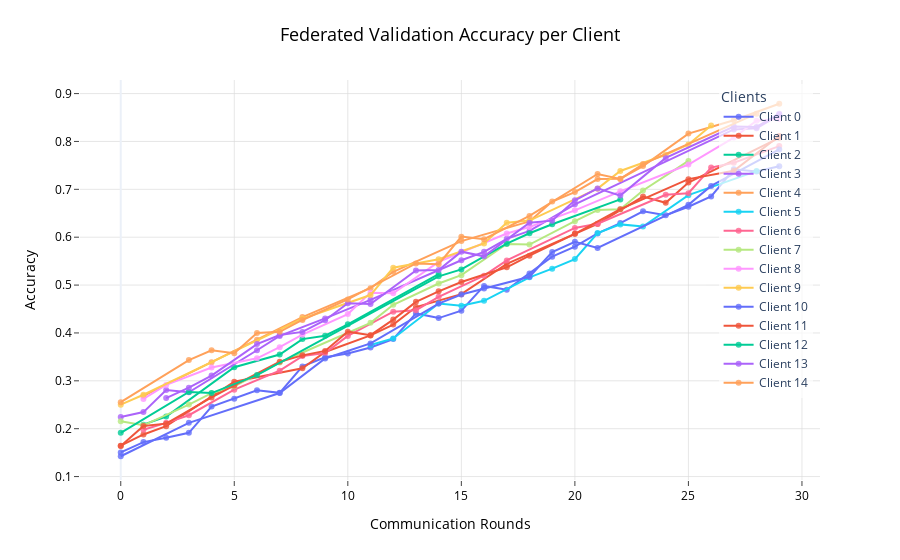

The cell this chart's notebook holds for it:
### Code cell


### Figure 1 — Plotly figure (JSON) as saved in the notebook; plotly's stock layout.template omitted (floating-point values rounded to 4 significant figures)
{"data": [{"connectgaps": true, "hovertemplate": "<b>Client 0</b><br>Round: %{x}<br>Accuracy: %{y:.3f}<extra></extra>", "line": {"width": 2}, "marker": {"opacity": 0.8, "size": 6}, "mode": "lines+markers", "name": "Client 0", "x": [0, 1, 2, 3, 4, 5, 6, 7, 8, 9, 10, 11, 12, 13, 14, 15, 16, 17, 18, 19, 20, 21, 22, 23, 24, 25, 26, 27, 28, 29], "y": [0.1504, 0.172, 0.181, 0.1914, 0.2462, 0.2627, 0.2802, 0.2749, 0.33, 0.3493, 0.357, 0.3696, 0.3873, 0.4407, 0.431, 0.4466, 0.4983, 0.4903, 0.524, 0.5593, 0.5802, 0.608, 0.6294, 0.654, 0.6461, 0.6635, 0.6852, 0.7418, 0.7373, 0.7484], "type": "scatter"}, {"connectgaps": true, "hovertemplate": "<b>Client 1</b><br>Round: %{x}<br>Accuracy: %{y:.3f}<extra></extra>", "line": {"width": 2}, "marker": {"opacity": 0.8, "size": 6}, "mode": "lines+markers", "name": "Client 1", "x": [0, 1, 2, 3, 4, 5, 6, 7, 8, 9, 10, 11, 12, 13, 14, 15, 16, 17, 18, 19, 20, 21, 22, 23, 24, 25, 26, 27, 28, 29], "y": [0.1645, 0.188, 0.2052, null, null, 0.2981, null, null, 0.3263, 0.3602, null, 0.3949, 0.4174, 0.4541, null, 0.481, null, 0.5443, null, null, 0.607, 0.6277, null, 0.6849, 0.6718, 0.7141, null, null, null, 0.8076], "type": "scatter"}, {"connectgaps": true, "hovertemplate": "<b>Client 2</b><br>Round: %{x}<br>Accuracy: %{y:.3f}<extra></extra>", "line": {"width": 2}, "marker": {"opacity": 0.8, "size": 6}, "mode": "lines+markers", "name": "Client 2", "x": [0, 1, 2, 3, 4, 5, 6, 7, 8, 9, 10, 11, 12, 13, 14, 15, 16, 17, 18, 19, 20, 21, 22, 23, 24, 25, 26, 27, 28, 29], "y": [null, 0.2084, 0.2254, null, null, 0.3283, null, 0.3549, 0.3871, 0.3943, 0.4181, null, null, null, 0.523, null, null, null, null, null, null, null, null, null, null, null, null, null, null, null], "type": "scatter"}, {"connectgaps": true, "hovertemplate": "<b>Client 3</b><br>Round: %{x}<br>Accuracy: %{y:.3f}<extra></extra>", "line": {"width": 2}, "marker": {"opacity": 0.8, "size": 6}, "mode": "lines+markers", "name": "Client 3", "x": [0, 1, 2, 3, 4, 5, 6, 7, 8, 9, 10, 11, 12, 13, 14, 15, 16, 17, 18, 19, 20, 21, 22, 23, 24, 25, 26, 27, 28, 29], "y": [0.2244, 0.2347, 0.2809, 0.276, null, null, 0.3638, 0.3938, null, 0.4304, null, 0.4692, null, null, null, 0.5519, 0.5695, 0.5966, 0.6131, null, 0.6686, null, null, null, null, null, null, 0.8251, 0.8276, 0.8556], "type": "scatter"}, {"connectgaps": true, "hovertemplate": "<b>Client 4</b><br>Round: %{x}<br>Accuracy: %{y:.3f}<extra></extra>", "line": {"width": 2}, "marker": {"opacity": 0.8, "size": 6}, "mode": "lines+markers", "name": "Client 4", "x": [0, 1, 2, 3, 4, 5, 6, 7, 8, 9, 10, 11, 12, 13, 14, 15, 16, 17, 18, 19, 20, 21, 22, 23, 24, 25, 26, 27, 28, 29], "y": [null, 0.2684, null, null, 0.3388, null, 0.386, null, 0.4331, null, null, 0.4935, 0.5278, null, null, 0.5918, null, null, 0.6329, 0.6746, 0.6942, 0.7214, 0.7222, 0.7486, null, 0.8165, null, 0.8443, null, 0.8788], "type": "scatter"}, {"connectgaps": true, "hovertemplate": "<b>Client 5</b><br>Round: %{x}<br>Accuracy: %{y:.3f}<extra></extra>", "line": {"width": 2}, "marker": {"opacity": 0.8, "size": 6}, "mode": "lines+markers", "name": "Client 5", "x": [0, 1, 2, 3, 4, 5, 6, 7, 8, 9, 10, 11, 12, 13, 14, 15, 16, 17, 18, 19, 20, 21, 22, 23, 24, 25, 26, 27, 28, 29], "y": [null, null, null, null, null, null, null, null, null, null, null, 0.375, 0.3885, null, 0.4616, 0.457, 0.4671, null, 0.5162, 0.5342, 0.5544, 0.6087, 0.6268, 0.6223, null, 0.6878, null, null, 0.738, null], "type": "scatter"}, {"connectgaps": true, "hovertemplate": "<b>Client 6</b><br>Round: %{x}<br>Accuracy: %{y:.3f}<extra></extra>", "line": {"width": 2}, "marker": {"opacity": 0.8, "size": 6}, "mode": "lines+markers", "name": "Client 6", "x": [0, 1, 2, 3, 4, 5, 6, 7, 8, 9, 10, 11, 12, 13, 14, 15, 16, 17, 18, 19, 20, 21, 22, 23, 24, 25, 26, 27, 28, 29], "y": [null, 0.1979, 0.2122, 0.2281, null, 0.2816, null, 0.3212, 0.3516, 0.3581, 0.3938, null, 0.4445, 0.4476, 0.4754, null, 0.5196, 0.5515, null, null, 0.6193, 0.6282, null, null, 0.6886, 0.6919, 0.7454, 0.7554, null, 0.7903], "type": "scatter"}, {"connectgaps": true, "hovertemplate": "<b>Client 7</b><br>Round: %{x}<br>Accuracy: %{y:.3f}<extra></extra>", "line": {"width": 2}, "marker": {"opacity": 0.8, "size": 6}, "mode": "lines+markers", "name": "Client 7", "x": [0, 1, 2, 3, 4, 5, 6, 7, 8, 9, 10, 11, 12, 13, 14, 15, 16, 17, 18, 19, 20, 21, 22, 23, 24, 25, 26, 27, 28, 29], "y": [0.2155, 0.2071, null, 0.2503, 0.2741, 0.2886, null, 0.3383, null, null, null, 0.4212, 0.4589, null, 0.5033, 0.5207, null, 0.5859, 0.5846, null, 0.6336, 0.6568, 0.6584, 0.6975, null, 0.7593, null, null, null, null], "type": "scatter"}, {"connectgaps": true, "hovertemplate": "<b>Client 8</b><br>Round: %{x}<br>Accuracy: %{y:.3f}<extra></extra>", "line": {"width": 2}, "marker": {"opacity": 0.8, "size": 6}, "mode": "lines+markers", "name": "Client 8", "x": [0, 1, 2, 3, 4, 5, 6, 7, 8, 9, 10, 11, 12, 13, 14, 15, 16, 17, 18, 19, 20, 21, 22, 23, 24, 25, 26, 27, 28, 29], "y": [null, 0.2623, 0.2915, null, 0.3278, null, 0.347, 0.3702, 0.3965, null, 0.4394, 0.4842, 0.4827, null, 0.5486, null, null, 0.6076, 0.6213, null, 0.6561, null, 0.6958, null, null, 0.7518, null, 0.808, 0.8434, 0.8467], "type": "scatter"}, {"connectgaps": true, "hovertemplate": "<b>Client 9</b><br>Round: %{x}<br>Accuracy: %{y:.3f}<extra></extra>", "line": {"width": 2}, "marker": {"opacity": 0.8, "size": 6}, "mode": "lines+markers", "name": "Client 9", "x": [0, 1, 2, 3, 4, 5, 6, 7, 8, 9, 10, 11, 12, 13, 14, 15, 16, 17, 18, 19, 20, 21, 22, 23, 24, 25, 26, 27, 28, 29], "y": [0.2503, 0.2709, null, null, null, null, null, null, 0.4298, null, null, 0.4792, 0.5364, null, 0.5541, null, 0.587, 0.63, 0.6348, null, null, 0.7015, 0.7383, null, 0.7721, 0.7938, 0.8335, null, null, null], "type": "scatter"}, {"connectgaps": true, "hovertemplate": "<b>Client 10</b><br>Round: %{x}<br>Accuracy: %{y:.3f}<extra></extra>", "line": {"width": 2}, "marker": {"opacity": 0.8, "size": 6}, "mode": "lines+markers", "name": "Client 10", "x": [0, 1, 2, 3, 4, 5, 6, 7, 8, 9, 10, 11, 12, 13, 14, 15, 16, 17, 18, 19, 20, 21, 22, 23, 24, 25, 26, 27, 28, 29], "y": [0.1424, null, null, 0.2122, null, null, null, 0.2744, null, 0.3467, null, 0.3781, null, null, 0.4614, 0.4804, 0.4931, null, 0.5174, 0.5691, 0.5904, 0.5777, null, null, null, 0.6677, 0.7071, null, null, 0.7834], "type": "scatter"}, {"connectgaps": true, "hovertemplate": "<b>Client 11</b><br>Round: %{x}<br>Accuracy: %{y:.3f}<extra></extra>", "line": {"width": 2}, "marker": {"opacity": 0.8, "size": 6}, "mode": "lines+markers", "name": "Client 11", "x": [0, 1, 2, 3, 4, 5, 6, 7, 8, 9, 10, 11, 12, 13, 14, 15, 16, 17, 18, 19, 20, 21, 22, 23, 24, 25, 26, 27, 28, 29], "y": [0.1641, 0.2056, 0.2106, null, 0.2654, 0.2903, null, 0.34, 0.3532, 0.3625, 0.4027, 0.3954, 0.4279, 0.465, 0.487, 0.5064, null, 0.5371, 0.5615, null, 0.607, null, 0.6586, null, null, 0.7213, null, 0.7389, null, 0.8114], "type": "scatter"}, {"connectgaps": true, "hovertemplate": "<b>Client 12</b><br>Round: %{x}<br>Accuracy: %{y:.3f}<extra></extra>", "line": {"width": 2}, "marker": {"opacity": 0.8, "size": 6}, "mode": "lines+markers", "name": "Client 12", "x": [0, 1, 2, 3, 4, 5, 6, 7, 8, 9, 10, 11, 12, 13, 14, 15, 16, 17, 18, 19, 20, 21, 22, 23, 24, 25, 26, 27, 28, 29], "y": [0.1914, null, null, 0.2767, 0.2744, null, 0.3119, null, null, null, null, null, null, null, 0.5182, 0.5328, null, 0.5864, 0.6082, 0.6271, null, null, 0.679, null, null, null, null, null, null, null], "type": "scatter"}, {"connectgaps": true, "hovertemplate": "<b>Client 13</b><br>Round: %{x}<br>Accuracy: %{y:.3f}<extra></extra>", "line": {"width": 2}, "marker": {"opacity": 0.8, "size": 6}, "mode": "lines+markers", "name": "Client 13", "x": [0, 1, 2, 3, 4, 5, 6, 7, 8, 9, 10, 11, 12, 13, 14, 15, 16, 17, 18, 19, 20, 21, 22, 23, 24, 25, 26, 27, 28, 29], "y": [null, null, 0.2639, 0.2857, 0.3111, null, 0.3768, 0.3956, 0.4022, 0.4265, 0.4619, 0.4605, null, 0.5306, 0.5315, 0.5698, 0.5601, null, 0.6303, 0.6346, 0.677, 0.7019, 0.6869, null, 0.7657, null, null, 0.8311, 0.8304, 0.858], "type": "scatter"}, {"connectgaps": true, "hovertemplate": "<b>Client 14</b><br>Round: %{x}<br>Accuracy: %{y:.3f}<extra></extra>", "line": {"width": 2}, "marker": {"opacity": 0.8, "size": 6}, "mode": "lines+markers", "name": "Client 14", "x": [0, 1, 2, 3, 4, 5, 6, 7, 8, 9, 10, 11, 12, 13, 14, 15, 16, 17, 18, 19, 20, 21, 22, 23, 24, 25, 26, 27, 28, 29], "y": [0.2553, null, null, 0.3433, 0.3639, 0.3575, 0.4, 0.4023, 0.4271, null, 0.4701, null, null, 0.5453, 0.5438, 0.6012, 0.5957, null, 0.6444, null, null, 0.732, 0.7218, 0.7527, null, null, null, null, 0.858, null], "type": "scatter"}], "layout": {"title": {"font": {"size": 18, "color": "black"}, "text": "Federated Validation Accuracy per Client", "y": 0.95, "x": 0.5, "xanchor": "center", "yanchor": "top"}, "xaxis": {"title": {"font": {"size": 14, "color": "black"}, "text": "Communication Rounds", "standoff": 15}, "tickfont": {"size": 12, "color": "black"}, "showgrid": true, "gridcolor": "rgba(220,220,220,0.7)", "ticks": "outside", "ticklen": 5, "tickwidth": 1}, "yaxis": {"title": {"font": {"size": 14, "color": "black"}, "text": "Accuracy", "standoff": 15}, "tickfont": {"size": 12, "color": "black"}, "showgrid": true, "gridcolor": "rgba(220,220,220,0.7)", "ticks": "outside", "ticklen": 5, "tickwidth": 1, "zeroline": false}, "legend": {"title": {"text": "Clients"}, "yanchor": "top", "y": 0.99, "xanchor": "right", "x": 0.99, "bgcolor": "rgba(255,255,255,0.7)", "bordercolor": "Black", "borderwidth": 0}, "margin": {"t": 80, "b": 80, "l": 80, "r": 80}, "hovermode": "x unified"}}
